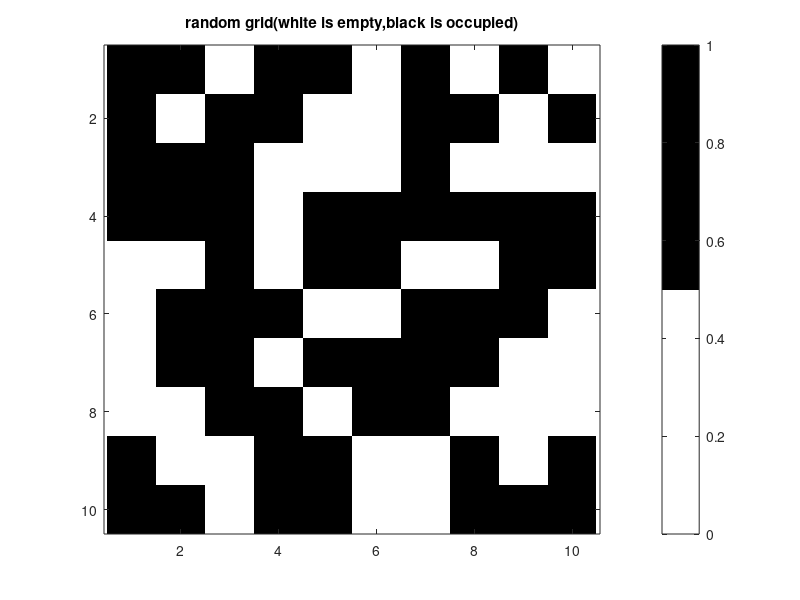
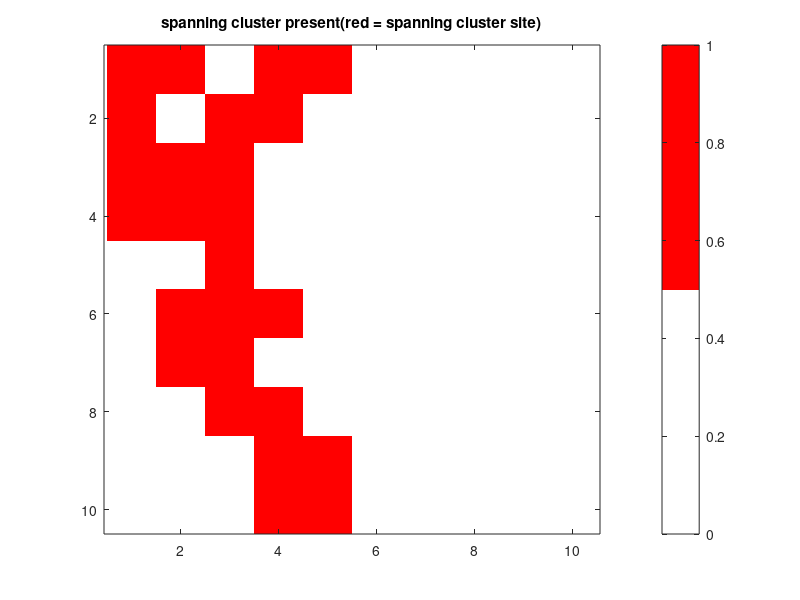

Source code (MATLAB) for these figures, in order:
fprintf('start calculate the density of spanning cluasters...\n\n');

L = 10;
p = 0.6;
fprintf('size of grid: %dx%d\n\n',L,L);
fprintf('probability of occupied grid" %.2f\n\n',p);

fprintf('1.build random grid...\n');
grid = rand(L,L)<p;

fprintf('2.present grid : \n');
disp('represent 1 = (occupate, 0 = empty):');
disp(grid);

figure(1);
imagesc(grid);
colormap([1,1,1;0,0,0]);
title('random grid(white is empty,black is occupied)');
colorbar;
axis equal;

fprintf('3.check the connection...\n');

visited = false(L,L);
found_spanning = false;
spanning_cluster_size = 0; 

for j = 1:L
    if grid(1,j)== 1&&~visited(1,j)
        fprintf('start to search form (1,%d)',j);

        stack = [1,j];
        current_cluster_size = 0;
        reaches_bottom = false;
        temp_visited = visited;

        while ~isempty(stack)
            current = stack(end,:);
            stack = stack(1:end-1,:);
            x = current(1);y=current(2);

            if ~temp_visited(x,y)

                temp_visited(x,y) = true;
                current_cluster_size = current_cluster_size +1;

                if x == L
                    reaches_bottom = true;
                end

            

               if x>1 && grid(x-1,y)==1&&~temp_visited(x-1,y)
                   stack = [stack;x-1,y];
               end

               if x<L && grid(x+1,y)==1&&~temp_visited(x+1,y)
                   stack = [stack;x+1,y];
               end

               if y>1 && grid(x,y-1)==1&&~temp_visited(x,y-1)
                   stack = [stack;x,y-1];
               end

               if y<L && grid(x,y+1)==1&&~temp_visited(x,y+1)
                   stack = [stack;x,y+1];
               end

            end
        end


        if reaches_bottom
            found_spanning = true;
            spanning_cluster_size = current_cluster_size;
            visited = temp_visited;
            fprintf('found spanning clusters! size: %d site\n',spanning_cluster_size);
            break;
        end
    end
end



fprintf('\n4.calculation result:\n');
if found_spanning
    total_sites = L*L;
    density = spanning_cluster_size/total_sites;
    fprintf('spanning cluster did exist!\n');
    fprintf('the size of it is : %d site',spanning_cluster_size);
    fprintf('the total sites of grid are : %d sites',total_sites);
    fprintf('the density of the spanning clusters are : %d',density);

    
    figure(2);
    imagesc(visited);
    colormap([1,1,1;1,0,0]);
    title('spanning cluster present(red = spanning cluster site)');
    colorbar;
    axis equal;
else
    fprintf('spanning cluster unfounded\n');
    fprintf('the density of the spanning cluster P(%.2f,%d) = 0\n',p,L);
end

fprintf('\n all donn!\n')


            
                
             

